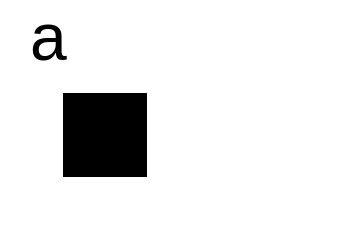

Write a Vega-Lite specification for this figure.
### Vega specification from a JSON file in a GitHub repository (floating-point values rounded to 4 significant figures)
{"width": 60, "height": 40, "marks": [{"type": "text", "encode": {"enter": {"x": {"value": 5}, "y": {"value": 10}, "text": {"value": "a"}, "fontWeight": {"value": ""}, "fontStyle": {"value": []}, "fontVariant": {"value": 0}, "font": {"value": 0}}}}, {"type": "rect", "encode": {"enter": {"x": {"value": 5}, "y": {"value": 20}, "width": {"value": 5}, "height": {"value": 5}, "strokeWidth": {"signal": "null"}, "strokeCap": {"value": ""}, "strokeJoin": {"value": [1]}, "opacity": {"signal": "null"}, "stroke": {"value": 0}, "fill": {"value": ["transparent"]}}}}, {"type": "rect", "encode": {"enter": {"x": {"value": 15}, "y": {"value": 20}, "width": {"value": 5}, "height": {"value": 5}, "strokeWidth": {"value": 9}, "stroke": {"value": []}}}}]}
